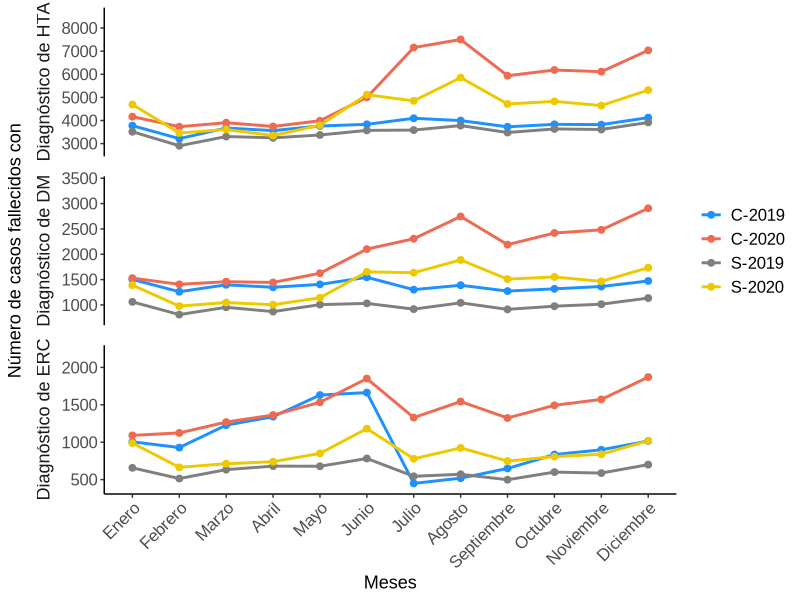

The R script that drew this image: (Note: this script raises an error after producing the figure.)
library(readxl)
library(dplyr)
library(ggplot2)
library(tidyverse)
library(ggrepel) 

rm(list=ls())

#Datos
datosfig2 <- read_excel("data/data_cap_014/datosfig2.xlsx")

#Convertir los datos a formato largo
# Convertir los datos a formato largo
datosfig2_long <- datosfig2 |>
  pivot_longer(
    cols = starts_with(c("C-", "S-")),
    names_to = "Grupo",
    values_to = "Fallecidos"
  ) |>
  mutate(
    Grupo = factor(Grupo, levels = c("C-2019", "C-2020", "S-2019", "S-2020")),
    Mes = factor(Mes, levels = c(
      "Enero", "Febrero", "Marzo", "Abril", "Mayo", "Junio",
      "Julio", "Agosto", "Septiembre", "Octubre", "Noviembre", "Diciembre"
    ))
  )


#Ordenar los niveles de las facetas
datosfig2_long$fallecidos <- factor(
  datosfig2_long$fallecidos,
  levels = c("Diagnóstico de HTA", "Diagnóstico de DM", "Diagnóstico de ERC")
)

#Gráfica
gfallecidosdx <- ggplot(datosfig2_long, aes(x = Mes, y = Fallecidos, color = Grupo, group = Grupo)) +
  geom_line(size = 1) +
  geom_point(size = 2) +
  facet_wrap(~ fallecidos, ncol = 1, scales = "free_y", strip.position = "left") +
  scale_color_manual(
    values = c(
      "C-2019" = "#1E90FF",   
      "C-2020" = "#EE6A50",   
      "S-2019" = "grey50", 
      "S-2020" = "#EEC900"    
    )
  ) +
  scale_y_continuous(
    expand = expansion(mult = c(0.1, 0.3))
  )+
  labs(
    x = "Meses",
    y = "Número de casos fallecidos con",
    color = NULL
  ) +
  theme_classic(base_family = "Arial") +
  theme(
    strip.placement = "outside",
    strip.text = element_text(size = 13),
    strip.background = element_blank(),          
    axis.text.x = element_text(angle = 45, hjust = 1, size=12),
    axis.text.y = element_text(size=12),
    axis.title.x = element_text(size=13),
    axis.title.y = element_text(size=13),
    legend.text = element_text(size=12),
    panel.grid.minor = element_blank(),
    axis.line.x = element_line(color = "black"),
    panel.spacing.y = unit(1, "lines")
    )+
  coord_cartesian(clip = "off")


gfallecidosdx

#Guardar gráfica
ggsave("outputs/grafic_cap_014/f2_fallecidosdx.jpg",
       plot = gfallecidosdx, 
       width = 8, 
       height = 7, 
       dpi = 300)
